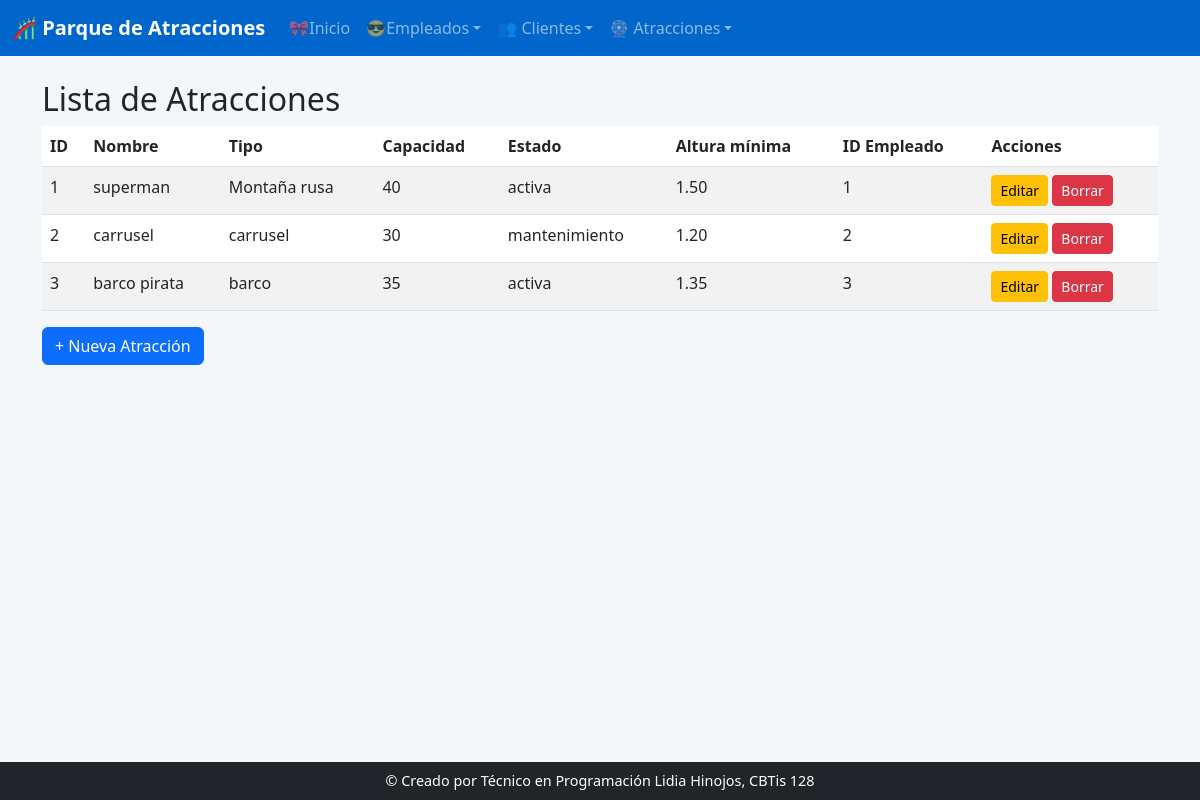
Screenshot of /atracciones/ver/ with the database file from the repository.
### app_empleado/models.py (models this page shows, shortened)
class Atraccion(models.Model):
    id_atr = models.AutoField(primary_key=True, unique=True)
    nombre = models.CharField(max_length=50)
    tipo = models.CharField(max_length=50)
    capacidad = models.IntegerField()
    estado = models.CharField(max_length=100)
    altura_min = models.DecimalField(max_digits=3, decimal_places=2)
    id_emp = models.IntegerField()

### app_empleado/views.py (the view)
# urls.py: path('atracciones/ver/', views.ver_atraccion, name='ver_atraccion'),
def ver_atraccion(request):
    atracciones = Atraccion.objects.all().order_by('id_atr')
    return render(request, 'atracciones/ver_atraccion.html', {'atracciones': atracciones})

### app_empleado/templates/atracciones/ver_atraccion.html
{% extends 'base.html' %}
{% block content %}
<h2>Lista de Atracciones</h2>
<table class="table table-striped">
    <thead>
        <tr>
            <th>ID</th><th>Nombre</th><th>Tipo</th><th>Capacidad</th>
            <th>Estado</th><th>Altura mínima</th><th>ID Empleado</th><th>Acciones</th>
        </tr>
    </thead>
    <tbody>
        {% for atr in atracciones %}
        <tr>
            <td>{{ atr.id_atr }}</td>
            <td>{{ atr.nombre }}</td>
            <td>{{ atr.tipo }}</td>
            <td>{{ atr.capacidad }}</td>
            <td>{{ atr.estado }}</td>
            <td>{{ atr.altura_min }}</td>
            <td>{{ atr.id_emp }}</td>
            <td>
                <a href="{% url 'actualizar_atraccion' atr.id_atr %}" class="btn btn-warning btn-sm">Editar</a>
                <a href="{% url 'borrar_atraccion' atr.id_atr %}" class="btn btn-danger btn-sm">Borrar</a>
            </td>
        </tr>
        {% empty %}
        <tr><td colspan="8" class="text-center">No hay atracciones registradas.</td></tr>
        {% endfor %}
    </tbody>
</table>
<a class="btn btn-primary" href="{% url 'agregar_atraccion' %}">+ Nueva Atracción</a>
{% endblock %}

### app_empleado/templates/base.html (style rules this page uses)
body { background-color: #f4f7fa; }

### rows the page displays
Atraccion: id_atr "1", nombre "superman", tipo "Montaña rusa", capacidad "40", estado "activa", altura_min "1.50", id_emp "1"
Atraccion: id_atr "2", nombre "carrusel", tipo "carrusel", capacidad "30", estado "mantenimiento", altura_min "1.20", id_emp "2"
Atraccion: id_atr "3", nombre "barco pirata", tipo "barco", capacidad "35", estado "activa", altura_min "1.35", id_emp "3"
